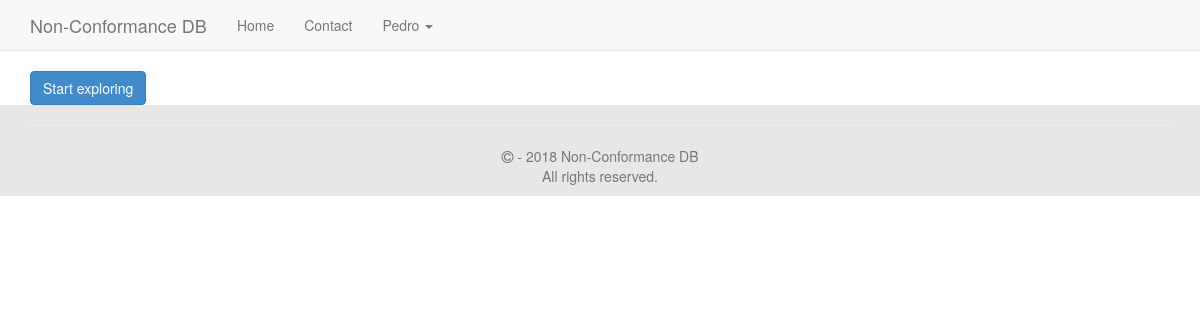
The app's page /validate.php (signed in) with its own data.
### tables this page shows
CREATE TABLE `mls_settings` (
  `settings_id` int(11) NOT NULL,
  `site_name` varchar(255) NOT NULL DEFAULT 'Demo Site',
  `url` varchar(300) NOT NULL,
  `admin_email` varchar(255) NOT NULL,
  `max_ban_period` int(11) NOT NULL DEFAULT '10',
  `register` int(11) NOT NULL DEFAULT '1',
  `email_validation` int(11) NOT NULL DEFAULT '0',
  `captcha` int(11) NOT NULL
);

CREATE TABLE `mls_users` (
  `userid` int(11) NOT NULL,
  `username` varchar(50) NOT NULL,
  `display_name` varchar(255) NOT NULL,
  `password` varchar(50) NOT NULL,
  `email` varchar(255) NOT NULL,
  `key` varchar(50) NOT NULL,
  `validated` varchar(100) NOT NULL,
  `groupid` int(11) NOT NULL DEFAULT '2',
  `lastactive` int(11) NOT NULL,
  `showavt` int(11) NOT NULL DEFAULT '1',
  `banned` int(11) NOT NULL,
  `regtime` int(11) NOT NULL,
  `department_id` varchar(100) NOT NULL
);

### inc/init.php (called while the page is built, shortened)
<?php
$set = new stdClass();
$page = new stdClass();
include "settings.php";
include MLS_ROOT."/lib/mysql.class.php";
include MLS_ROOT."/lib/users.class.php";
$db = new SafeMySQL(array(
	'host' 	=> $set->db_host,
	'user'	=> $set->db_user,
	'pass'	=> $set->db_pass,
	'db'=> $set->db_name));
if(!($db_set = $db->getRow("SELECT * FROM `".MLS_PREFIX."settings` ORDER BY settings_id DESC LIMIT 1"))) {
	header("Location: install.php");
	exit;
}
$set = (object)array_merge((array)$set,(array)$db_set);
$presets = new presets;
$user = new User($db);

### inc/settings.php (called while the page is built, shortened)
<?php
$set->db_host = 'localhost';
$set->db_user = 'root';
$set->db_pass = 'root';
$set->db_name = 'monkey_incident_tracking';

### lib/mysql.class.php (called while the page is built, shortened)
<?php
class SafeMySQL
{
    private $conn;
    public $asObj;
    private $defaults = array(
        'host'      => 'localhost',
        'user'      => 'root',
        'pass'      => '',
        'db'        => 'test',
        'port'      => NULL,
        'socket'    => NULL,
        'pconnect'  => FALSE,
        'charset'   => 'utf8',
        'errmode'   => 'error',
        'exception' => 'Exception',
        'asObj'     => true,
    );
    function __construct($opt = array())
    {
        $opt = array_merge($this->defaults,$opt);
        $this->asObj = $opt['asObj'];
        @$this->conn = mysqli_connect($opt['host'], $opt['user'], $opt['pass'], $opt['db'], $opt['port'], $opt['socket']);
        mysqli_set_charset($this->conn, $opt['charset']) or $this->error(mysqli_error($this->conn));
    }
    public function ret($value)
    {
        if($this->asObj)
            return (object)$value;
        else
            return $value;
    }
    public function fetch($result,$mode=self::RESULT_ASSOC)
    {
        return mysqli_fetch_array($result, $mode);
    }
    public function getRow()
    {
        $query = $this->prepareQuery(func_get_args());
        if ($res = $this->rawQuery($query)) {
            $ret = $this->fetch($res);
            return $this->ret($ret);
        }
        return FALSE;
    }
    private function rawQuery($query)
    {
        $start = microtime(TRUE);
        $res   = mysqli_query($this->conn, $query);
        $timer = microtime(TRUE) - $start;
        return $res;
    }
    private function prepareQuery($args)
    {
        $query = '';
        $raw   = array_shift($args);
        $array = preg_split('~(\?[nsiuap])|(:[A-Za-z0-9]+)~u'," ".$raw,null,PREG_SPLIT_DELIM_CAPTURE);
        $anum  = count($args);
        $array = array_values(array_filter($array));
        preg_match("~:([A-Za-z0-9]+)~u", $raw, $match);
        $named = count($match);
        if($named)
            $vals = array_shift($args);
        else
            $vals = array();
        $pnum  = floor(count($array) / 2) - floor(count($vals)/2);
        foreach ($array as $i => $part)
        {
            if ( ($i % 2) == 0 )
            {
                $query .= $part;
                continue;
            }
            $value = array_shift($args);
            switch ($part)
            {
                case '?i':
                    $part = $this->escapeInt($value);
                    break;
            }
            $query .= $part;
        }
        return $query;
    }
    private function escapeInt($value)
    {
        return $value;
    }
}

### lib/users.class.php (called while the page is built, shortened)
<?php
class User {
	var $db;
	var $data;
	function __construct($db) {
		$this->db = $db;
		$this->data = new stdClass();
		if($this->islg()){
			$this->data = $this->grabData($_SESSION['user']);
		}
		$this->group = $this->getGroup();
	}
	function islg() {
		if(isset($_SESSION['user']))
			return true;
		return false;
	}
	function getGroup($userid = 0) {
		if(!$userid)
			return $this->db->getRow("SELECT * FROM `".MLS_PREFIX."groups` WHERE `groupid` = ?i", $this->data->groupid);
		$u = $this->db->getRow("SELECT `groupid` FROM `".MLS_PREFIX."users` WHERE `userid` = ?i", $userid);
		return $this->db->getRow("SELECT * FROM `".MLS_PREFIX."groups` WHERE `groupid` = ?i", $u->groupid);
	}
	function grabData($userid) {
		return $this->db->getRow("SELECT * FROM `".MLS_PREFIX."users` WHERE `userid` = ?i", $userid);
	}
}

### validate.php (the view, shortened to what this page needs)
<?php
include 'inc/init.php';
$page->title = "Validate account";
include 'header1.php';
echo "<div class='container'>";
echo "<a class='btn btn-primary' href='$set->url'>Start exploring</a>
</div>";
include 'footer.php';

### header1.php (shortened to what this page needs)
<?php
    if($page->navbar == array())
        $page->navbar = $presets->GenerateNavbar();
?>
<!DOCTYPE html>
<html class="no-js" xmlns:display="http://www.w3.org/1999/xhtml">
    <head>
        <link rel="stylesheet" href="<?php echo $set->url; ?>/css/bootstrap.min.css">
        <link rel="stylesheet" href="css/font-awesome.min.css">
        <link rel="stylesheet" href="css/owl.carousel.css">
        <link rel="stylesheet" href="css/animate.css">
        <link rel="stylesheet" href="https://code.jquery.com/ui/1.12.1/themes/base/jquery-ui.css">
        <link rel="stylesheet" href="https://cdnjs.cloudflare.com/ajax/libs/metisMenu/2.7.0/metisMenu.min.css">
        <link rel="stylesheet" href="https://cdnjs.cloudflare.com/ajax/libs/bootstrap-table/1.11.1/bootstrap-table.min.css">
        <link rel="stylesheet" href="<?php echo $set->url; ?>/css/bootstrap-table.css">
        <link rel="stylesheet" href="<?php echo $set->url; ?>/css/main.css">
        <link rel="stylesheet" href="<?php echo $set->url; ?>/css/wizard.css">
        <link rel="stylesheet" href="<?php echo $set->url; ?>/js/datepicker/css/datepicker.css">
        <link rel="stylesheet" href="<?php echo $set->url; ?>/css/responsive.css">
    </head>
    <body>
        <div id="app">
            <nav class="navbar navbar-default navbar-static-top">
                <div class="container">
                    <div class="navbar-header">
                        <a class="navbar-brand" href="<?php echo $set->url?>">
                            <?php echo $set->site_name ?>
                        </a>
                    </div>
                    <div class="collapse navbar-collapse" id="app-navbar-collapse">
                        <ul class="nav navbar-nav">
                        <?php
                            if($user->islg())
                            {
                                foreach ($page->navbar as $key => $v)
                                {
                                    if ($v[0] == 'item')
                                    {
                                        echo "<li".($v[1]['class'] ? " class='".$v[1]['class']."'" : "").">
                                            <a href='".$v[1]['href']."'>".$v[1]['name']."</a></li>";
                                    } else if($v[0] == 'dropdown')
                                    {
                                        echo "
                                            <li class='dropdown".
                                            ($v['class'] ? " ".$v['class'] : "")."'".
                                            ($v['style'] ? " style='".$v['style']."'" : "").">
                                            <a href='#' class='dropdown-toggle' data-toggle='dropdown'>".$v['name']." <b class='caret'></b></a>
                                            <ul class='dropdown-menu'>";
                                        echo "</ul></li>";
                                    }
                                }
                            }
                            ?>
                        </ul>
                    </div>
                </div>
            </nav>
        </div>

### footer.php (shortened to what this page needs)
	<footer class="footer footer-static-bottom" style="color: black; background-color: #e7e7e7">
		<div class="container" style="text-align:center">
			<hr>
			<p class="text-muted"><span class="fa fa-copyright"></span> -
				<?php echo date('Y')." ". $set->site_name;?>
				<br> All rights reserved.
			</p>
		</div>
	</footer>
	</body>
</html>

### records on screen
mls_settings: site_name "Non-Conformance DB", name "Home"
mls_users: username "Pedro"

### other values on screen
$v[1]['name'] "Contact"
